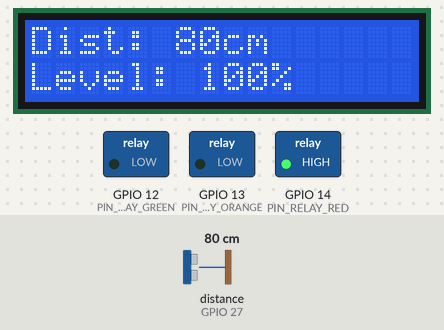
Simulated run of this sketch. Board: ESP32. Shown: 16×2 character LCD, switched loads named in the sketch (green lamp = pin HIGH). Wiring (inferred from the names in the program): ultrasonic range finder: trigger GPIO 26; echo GPIO 27. Inputs (shaded band) come from the test bench; at power-on: distance to the obstacle (sensor on GPIO 27) 80 cm. The echo pulse lasts 58.3 µs per cm; WiFi joins after 1.5 s; servers stay silent unless stated; pins used as bus, display or sensor lines are not drawn.

Above: at 3.1 s.
3.2 s: distance to the obstacle (sensor on GPIO 27) set to 96 cm
At 4.7 s:
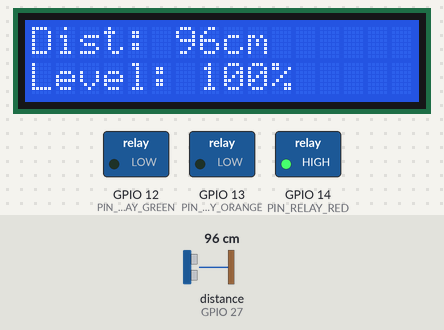
5.0 s: distance to the obstacle (sensor on GPIO 27) set to 105 cm
At 6.3 s:
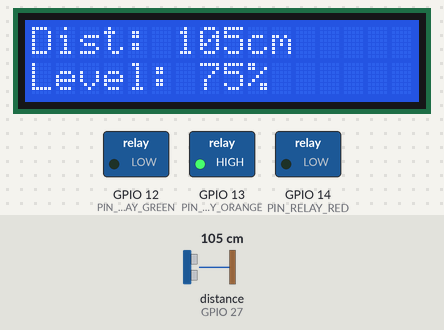
7.0 s: distance to the obstacle (sensor on GPIO 27) set to 2 cm
At 8.8 s:
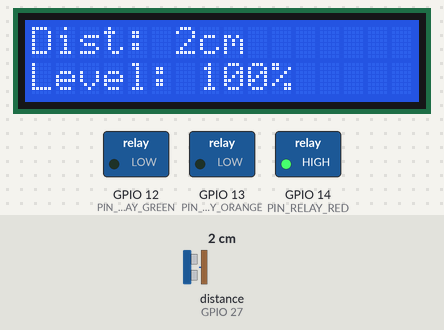
Timing chart, 0 to 10.3 s (numbered marks = the images above; inputs shaded):
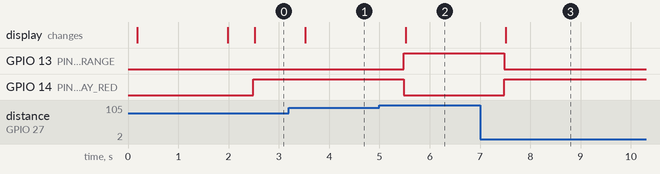

Measured:
- the behaviour switches between 100 and 101 cm on distance to the obstacle (sensor on GPIO 27) (found by bisection; images 1 and 2)
- after the input at 3.2 s, the display: changes after 0.32 s (image 1)
- after the input at 5.0 s, GPIO 13 (PIN_RELAY_ORANGE): LOW → HIGH after 0.49 s; GPIO 14 (PIN_RELAY_RED): HIGH → LOW after 0.49 s; the display: changes after 0.52 s (image 2)
- after the input at 7.0 s, GPIO 13 (PIN_RELAY_ORANGE): HIGH → LOW after 0.48 s; GPIO 14 (PIN_RELAY_RED): LOW → HIGH after 0.48 s; the display: changes after 0.51 s (image 3)

The sketch:

SMART_LEVEL_MONITOR.ino
```cpp
/*************************************************************
  Project: Smart Level Monitor (Version 2.0 - Production Ready)
  Features: LCD I2C, 3-Stage Relay/Indicator, Blynk IoT
  Safety: Includes Initial Hardware Lock (Safe State)
 *************************************************************/

#define BLYNK_TEMPLATE_ID "YOUR_ID_HERE"
#define BLYNK_TEMPLATE_NAME "YOUR_TEMPLATE_NAME_HERE"
#define BLYNK_AUTH_TOKEN "YOUR_TOKEN_HERE"

#include <WiFi.h>
#include <WiFiClient.h>
#include <BlynkSimpleEsp32.h>
#include <LiquidCrystal_I2C.h>

// --- PIN Configuration ---
#define PIN_RELAY_RED    14  // Level 100%
#define PIN_RELAY_ORANGE 13  // Level 50% - 75%
#define PIN_RELAY_GREEN  12  // Level 0% - 25%
#define PIN_TRIG         26
#define PIN_ECHO         27

// --- LCD Configuration ---
LiquidCrystal_I2C lcd(0x27, 16, 2);

// --- WiFi Configuration ---
char auth[] = BLYNK_AUTH_TOKEN;
char ssid[] = "YOUR_WIFI_NAME";
char pass[] = "YOUR_WIFI_PASS";

BlynkTimer timer;

// --- Helper Functions ---

// Function to control all physical relays at once
void setRelays(int red, int orange, int green) {
  digitalWrite(PIN_RELAY_RED, red);
  digitalWrite(PIN_RELAY_ORANGE, orange);
  digitalWrite(PIN_RELAY_GREEN, green);
}

// Function to update LED widgets in the Blynk App
void updateBlynkLEDs(int v3, int v4, int v5) {
  Blynk.virtualWrite(V3, v3); // Red LED Widget
  Blynk.virtualWrite(V4, v4); // Orange LED Widget
  Blynk.virtualWrite(V5, v5); // Green LED Widget
}

// --- Main Logic Function ---
void updateSystem() {
  // 1. Read Ultrasonic Sensor (Standard Clean Pulse)
  digitalWrite(PIN_TRIG, LOW); // Reset signal
  delayMicroseconds(2);
  digitalWrite(PIN_TRIG, HIGH); // Send sound wave
  delayMicroseconds(10);
  digitalWrite(PIN_TRIG, LOW); // Stop sending

  long duration = pulseIn(PIN_ECHO, HIGH);
  int distance = duration / 58; // Convert duration to cm

  String levelStr = "";

  // 2. Control Logic based on Distance
  if (distance <= 100) {
    levelStr = "Level: 100%";
    setRelays(HIGH, LOW, LOW);  // Physical Red ON
    updateBlynkLEDs(255, 0, 0); // Blynk Red ON
  }
  else if (distance <= 300) {
    levelStr = (distance <= 200) ? "Level: 75%" : "Level: 50%";
    setRelays(LOW, HIGH, LOW);  // Physical Orange ON
    updateBlynkLEDs(0, 255, 0); // Blynk Orange ON
  }
  else {
    levelStr = (distance <= 400) ? "Level: 25%" : "Level: 0%";
    setRelays(LOW, LOW, HIGH);  // Physical Green ON
    updateBlynkLEDs(0, 0, 255); // Blynk Green ON
  }

  // 3. Update LCD Display
  lcd.setCursor(0, 0);
  lcd.print("Dist: ");
  lcd.print(distance);
  lcd.print("cm      ");

  lcd.setCursor(0, 1);
  lcd.print(levelStr);
  lcd.print("      ");

  // 4. Send metrics to Blynk Cloud
  Blynk.virtualWrite(V1, distance);
  Blynk.virtualWrite(V2, levelStr);
}

// --- Standard Arduino Setup ---
void setup() {
  Serial.begin(115200);

  // Initialize Pin Modes
  pinMode(PIN_TRIG, OUTPUT);
  pinMode(PIN_ECHO, INPUT);
  pinMode(PIN_RELAY_RED, OUTPUT);
  pinMode(PIN_RELAY_ORANGE, OUTPUT);
  pinMode(PIN_RELAY_GREEN, OUTPUT);

  // --- SAFETY LOCK ---
  // Force all relays to stay OFF during the boot process
  digitalWrite(PIN_RELAY_RED, LOW);
  digitalWrite(PIN_RELAY_ORANGE, LOW);
  digitalWrite(PIN_RELAY_GREEN, LOW);
  delay(100); // Allow electrical stability
  // -------------------

  // LCD Initialization
  lcd.init();
  lcd.backlight();
  lcd.setCursor(0, 0);
  lcd.print("System Booting");

  // Establish Blynk/WiFi Connection
  Blynk.begin(auth, ssid, pass);

  // Set Timer to run updateSystem every 500ms
  timer.setInterval(500L, updateSystem);

  lcd.clear();
}

// --- Main Program Loop ---
void loop() {
  Blynk.run(); // Maintains Cloud connection
  timer.run(); // Keeps the timing accurate
}
```
